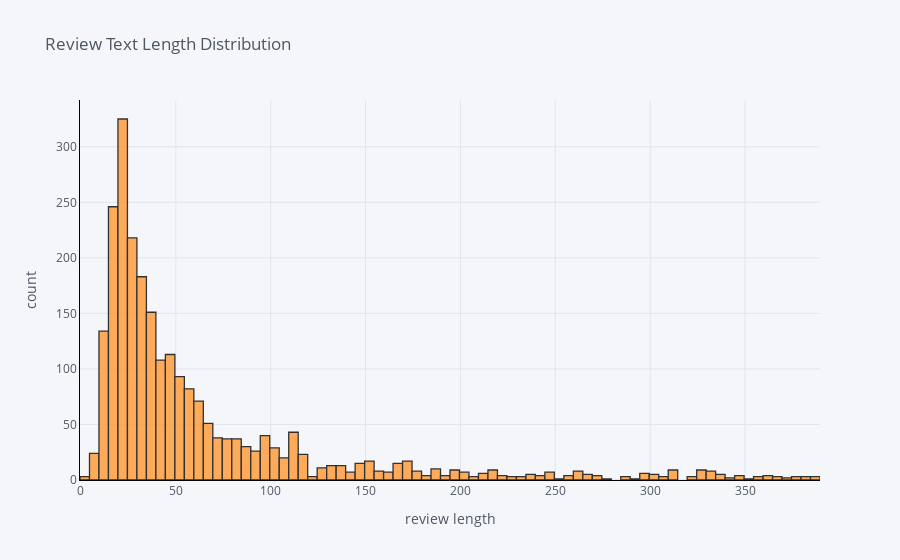

Write notebook code for a chart like this one.
### Markdown cell above
## Review Text Length Distribution
Let's check out the length of review text

### Code cell
process_reviews['review_len'].iplot(
    kind='hist',
    bins=100,
    xTitle='review length',
    linecolor='black',
    yTitle='count',
    title='Review Text Length Distribution')

### Figure 1 — Plotly figure (JSON) as saved in the notebook; plotly's stock layout.template omitted (floating-point values rounded to 4 significant figures; data arrays with more than 128 entries replaced by an {"elided": "..."} marker saying what was removed)
{"data": [{"histfunc": "count", "histnorm": "", "marker": {"color": "rgba(255, 153, 51, 1.0)", "line": {"color": "#000000", "width": 1.3}}, "name": "review_len", "nbinsx": 100, "opacity": 0.8, "orientation": "v", "type": "histogram", "x": {"elided": "2440 int values"}}], "layout": {"barmode": "overlay", "legend": {"bgcolor": "#F5F6F9", "font": {"color": "#4D5663"}}, "paper_bgcolor": "#F5F6F9", "plot_bgcolor": "#F5F6F9", "title": {"font": {"color": "#4D5663"}, "text": "Review Text Length Distribution"}, "xaxis": {"gridcolor": "#E1E5ED", "linecolor": "black", "showgrid": true, "tickfont": {"color": "#4D5663"}, "title": {"font": {"color": "#4D5663"}, "text": "review length"}, "zerolinecolor": "#E1E5ED"}, "yaxis": {"gridcolor": "#E1E5ED", "linecolor": "black", "showgrid": true, "tickfont": {"color": "#4D5663"}, "title": {"font": {"color": "#4D5663"}, "text": "count"}, "zerolinecolor": "#E1E5ED"}}}
